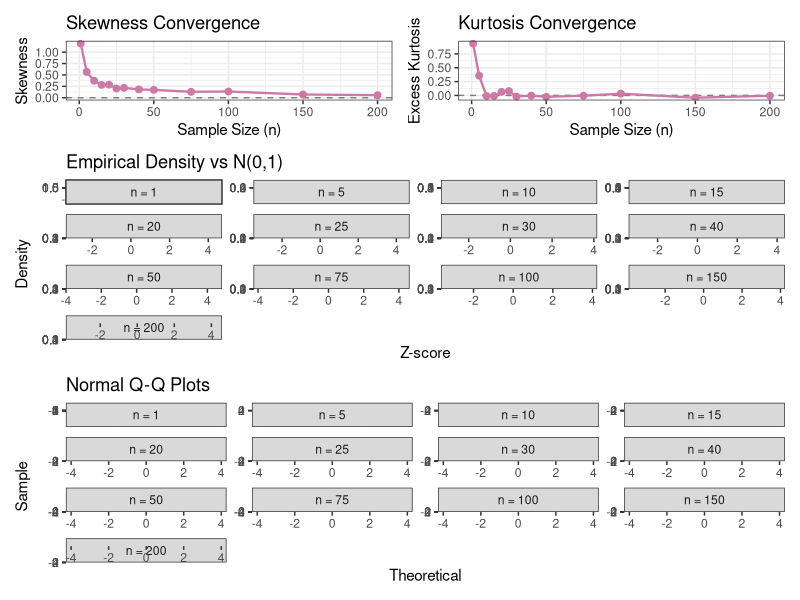

R code for this plot:
# -------------------------------------------------------------
# CLT Simulation: Binomial Distribution
# -------------------------------------------------------------
library(ggplot2)
library(dplyr)
library(patchwork)

set.seed(8676)

B <- 10000L
n_values <- c(1, 5, 10, 15, 20, 25, 30, 40, 50, 75, 100, 150, 200)
output_dir <- file.path("..", "data", "binomial")
dir.create(output_dir, showWarnings = FALSE, recursive = TRUE)

# Theoretical Parameters
binom_size <- 5L
binom_prob <- 0.10
theo_mu <- binom_size * binom_prob
theo_sigma <- sqrt(binom_size * binom_prob * (1 - binom_prob))
pop_shape <- "Discrete, unimodal, right-skewed"

shape_statistics <- function(x) {
  center <- mean(x)
  deviations <- x - center
  m2 <- mean(deviations^2)
  if (!is.finite(m2) || m2 == 0) return(c(skewness = NA_real_, excess_kurtosis = NA_real_))
  c(skewness = mean(deviations^3) / m2^(3 / 2),
    excess_kurtosis = mean(deviations^4) / m2^2 - 3)
}

results_list <- list()
density_qq_list <- list()

for (n_val in n_values) {
  observations <- rbinom(B * n_val, size = binom_size, prob = binom_prob)
  sample_matrix <- matrix(observations, nrow = B, ncol = n_val)
  means <- rowMeans(sample_matrix)
  
  sim_mean <- mean(means)
  sim_se <- sd(means)
  stats <- shape_statistics(means)
  theo_se <- theo_sigma / sqrt(n_val)
  
  sub_sample <- sample(means, min(5000L, B))
  shapiro_res <- shapiro.test(sub_sample)
  
  results_list[[length(results_list) + 1]] <- data.frame(
    n = n_val, theo_mean = theo_mu, sim_mean = sim_mean,
    theo_se = theo_se, sim_se = sim_se,
    skewness = unname(stats[["skewness"]]), excess_kurtosis = unname(stats[["excess_kurtosis"]]),
    shapiro_W = shapiro_res$statistic, shapiro_p = shapiro_res$p.value
  )
  
  z_means <- if (is.finite(sim_se) && sim_se > 0) (means - sim_mean) / sim_se else rep(NA_real_, B)
  density_qq_list[[length(density_qq_list) + 1]] <- data.frame(n = paste0("n = ", n_val), n_num = n_val, z = z_means)
}

summary_table <- do.call(rbind, results_list)
plot_data <- do.call(rbind, density_qq_list) %>% filter(is.finite(z))
plot_data$n <- factor(plot_data$n, levels = paste0("n = ", n_values))

write.csv(summary_table, file.path(output_dir, "binom_metrics.csv"), row.names = FALSE)

p_skew <- ggplot(summary_table, aes(x = n, y = skewness)) +
  geom_hline(yintercept = 0, linetype = "dashed", color = "gray50") +
  geom_line(color = "#CC79A7", linewidth = 0.8) + geom_point(color = "#CC79A7", size = 2) +
  labs(title = "Skewness Convergence", x = "Sample Size (n)", y = "Skewness") + theme_bw()

p_kurt <- ggplot(summary_table, aes(x = n, y = excess_kurtosis)) +
  geom_hline(yintercept = 0, linetype = "dashed", color = "gray50") +
  geom_line(color = "#CC79A7", linewidth = 0.8) + geom_point(color = "#CC79A7", size = 2) +
  labs(title = "Kurtosis Convergence", x = "Sample Size (n)", y = "Excess Kurtosis") + theme_bw()

p_dens <- ggplot(plot_data, aes(x = z)) +
  geom_density(fill = "#CC79A7", alpha = 0.3) +
  stat_function(fun = dnorm, args = list(mean = 0, sd = 1), linetype = "dashed") +
  facet_wrap(~ n, scales = "free") +
  labs(title = "Empirical Density vs N(0,1)", x = "Z-score", y = "Density") + theme_bw()

p_qq <- ggplot(plot_data, aes(sample = z)) +
  geom_abline(intercept = 0, slope = 1, linetype = "dashed") +
  stat_qq(color = "#CC79A7", alpha = 0.3) +
  facet_wrap(~ n, scales = "free") +
  labs(title = "Normal Q-Q Plots", x = "Theoretical", y = "Sample") + theme_bw()

combined_plot <- (p_skew | p_kurt) / p_dens / p_qq + plot_layout(heights = c(1, 2, 2))
ggsave(file.path(output_dir, "binom_combined_plots.png"), plot = combined_plot, width = 14, height = 18, dpi = 200)
